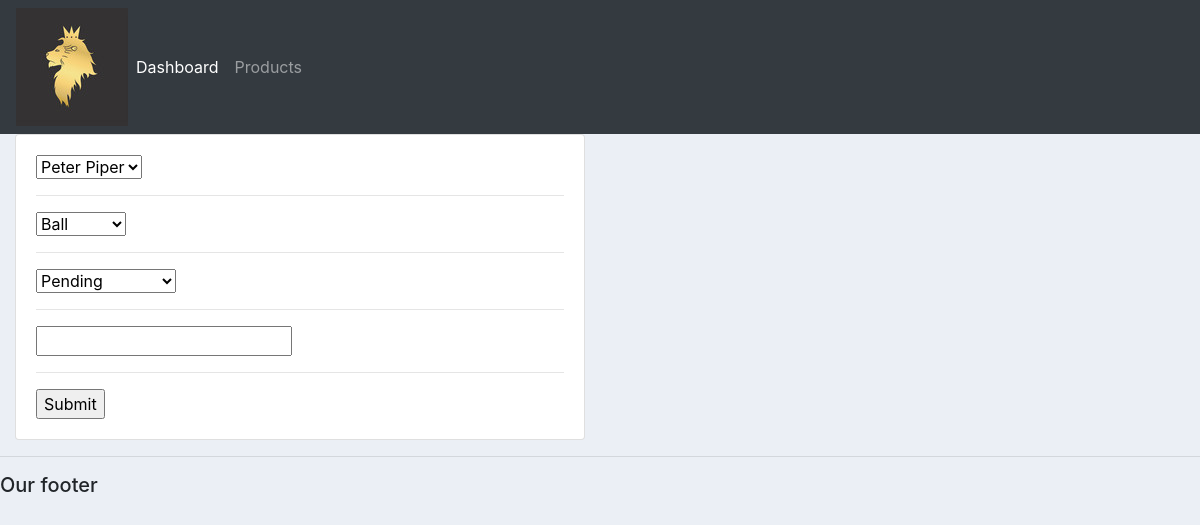
The page /update_order/1/ on the database its author committed.
### accounts/models.py (models this page shows, shortened)
class Order(models.Model):
	STATUS = (
			('Pending', 'Pending'),
			('Out for delivery', 'Out for delivery'),
			('Delivered', 'Delivered'),
			)
	customer = models.ForeignKey(Customer, null=True, on_delete= models.SET_NULL)
	product = models.ForeignKey(Product, null=True, on_delete= models.SET_NULL)
	date_created = models.DateTimeField(auto_now_add=True, null=True)
	status = models.CharField(max_length=200, null=True, choices=STATUS)
	note = models.CharField(max_length=1000, null=True)

### accounts/views.py (the view)
# urls.py: path('update_order/<str:pk>/', views.updateOrder, name="update_order"),
def updateOrder(request, pk):
	order = Order.objects.get(id=pk)
	form = OrderForm(instance=order)
	if request.method == 'POST':
		form = OrderForm(request.POST, instance=order)
		if form.is_valid():
			form.save()
			return redirect('/')
	context = {'form':form}
	return render(request, 'accounts/order_form.html', context)

### accounts/forms.py
class OrderForm(ModelForm):
	class Meta:
		model = Order
		fields = '__all__'

### accounts/models.py (called while the page is built)
	def __str__(self):
		return self.name

	def __str__(self):
		return self.name

### accounts/templates/accounts/order_form.html (shortened to what this page needs)
{%  extends 'accounts/main.html' %}
{% load static %}
{% block content %}
<div class="row">
	<div class="col-md-6">
		<div class="card card-body">
			<form action="" method="POST">
				{% for field in form %}
					{{field}}
					<hr>
				{% endfor %}
				<input type="submit" name="Submit">
			</form>
		</div>
	</div>
</div>
{% endblock %}

### static/css/main.css (style rules this page uses)
body { background-color: #ebeff5; }

### rows shown on the page
Order: form "Peter Piper" "Ball" "Pending"
